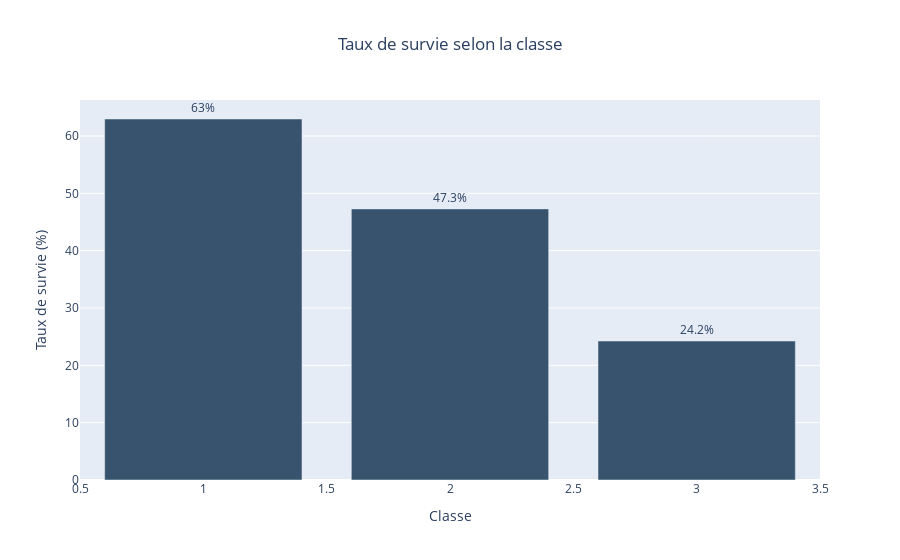

Source (notebook cell):
### Code cell
import plotly.express as px

# Calculer le taux de survie par classe
survival_by_class = data.groupby('Pclass')['Survived'].mean() * 100

# Créer le graphique à barres avec Plotly
fig = px.bar(
    x=survival_by_class.index,
    y=survival_by_class.values,
    title='Taux de survie selon la classe',
    labels={'x': 'Classe', 'y': 'Taux de survie (%)'},
    text=np.round(survival_by_class.values, 1)
)

# Personnaliser le graphique
fig.update_layout(
    title_x=0.5,
    showlegend=False,
    xaxis_title="Classe",
    yaxis_title="Taux de survie (%)",
    bargap=0.2
)

# Ajouter les pourcentages sur les barres
fig.update_traces(
    texttemplate='%{text}%',
    textposition='outside',
    marker_color='rgb(55, 83, 109)'
)

# Afficher le graphique
fig.show()

# Afficher les statistiques détaillées
print("\nTaux de survie par classe :")
print(survival_by_class.round(2))

### Figure 1 — Plotly figure (JSON) as saved in the notebook; plotly's stock layout.template omitted (floating-point values rounded to 4 significant figures)
{"data": [{"hovertemplate": "Classe=%{x}<br>Taux de survie (%)=%{y}<br>text=%{text}<extra></extra>", "legendgroup": "", "marker": {"color": "rgb(55, 83, 109)", "pattern": {"shape": ""}}, "name": "", "orientation": "v", "showlegend": false, "text": [63.0, 47.3, 24.2], "textposition": "outside", "texttemplate": "%{text}%", "type": "bar", "x": [1, 2, 3], "xaxis": "x", "y": [62.96, 47.28, 24.24], "yaxis": "y"}], "layout": {"bargap": 0.2, "barmode": "relative", "legend": {"tracegroupgap": 0}, "showlegend": false, "title": {"text": "Taux de survie selon la classe", "x": 0.5}, "xaxis": {"anchor": "y", "domain": [0, 1], "title": {"text": "Classe"}}, "yaxis": {"anchor": "x", "domain": [0, 1], "title": {"text": "Taux de survie (%)"}}}}
